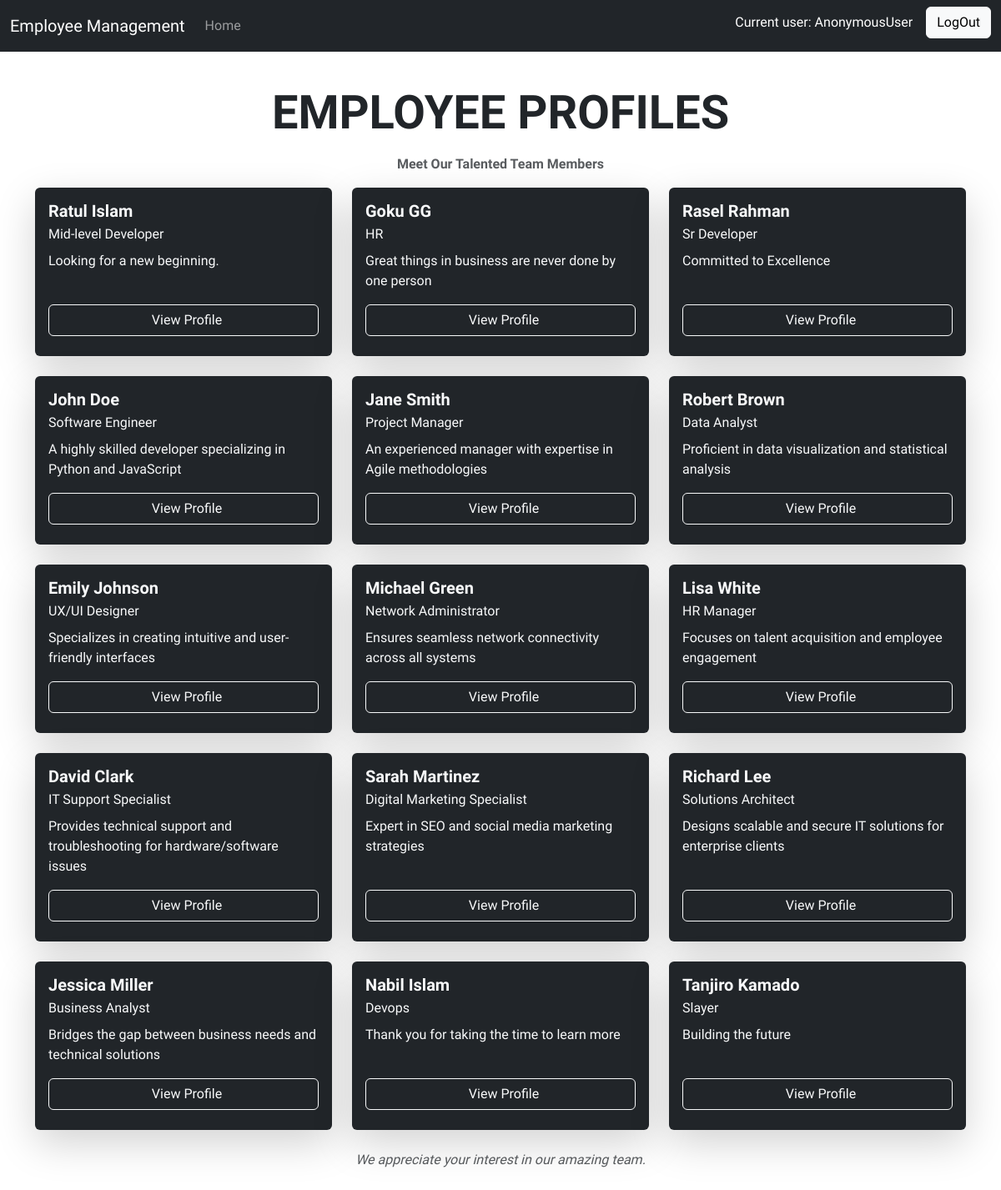
The page /user/ on the database its author committed.
### employees/models.py (models this page shows, shortened)
class Employee(models.Model):
    phone_number_validator = RegexValidator(
        regex=r'^\d{10,15}$',
        message="Phone number must be between 10 and 15 digits and contain only numbers."
    )
    name = models.CharField(max_length=100)
    address = models.TextField()
    phone_number = models.CharField(
        max_length=15,
        unique=True,
        validators=[phone_number_validator]
    )
    salary = models.DecimalField(max_digits=10, decimal_places=2)
    designation = models.CharField(max_length=100)
    short_description = models.TextField()

### employees/views.py (the view)
# urls.py: path('user/', views.user_page, name='user'),
def user_page(request):
    employees = Employee.objects.all()
    return render(request, 'user.html', {'employees': employees})  # Render the user page template, passing the user as context

### employees/templates/user.html (shortened to what this page needs)
{% extends 'base.html' %}
{% block content %}
    <div class="row">
        <div class="col-12 text-center">
            <h1 class="my-3 display-4 fw-bold text-uppercase text-dark">Employee Profiles</h1>
            <p class="fw-bold text-muted">Meet Our Talented Team Members</p>
        </div>
    </div>
    <div class="row">
        {% for employee in employees %}
        <div class="col-sm-12 col-md-6 col-lg-4 d-flex align-items-stretch">
            <div class="card mb-4 shadow-lg border-0 w-100 rounded-lg bg-dark text-light">
                <div class="card-body d-flex flex-column">
                    <div class="mb-3">
                        <h5 class="card-title fw-bold text-light">{{ employee.name }}</h5>
                        <p class="card-subtitle mb-2">{{ employee.designation }}</p>
                        <p class="card-text">{{ employee.short_description }}</p>
                    </div>
                    <div class="mt-auto">
                        <a href="{% url 'profile_page' employee.pk %}" class="btn btn-outline-light w-100 mb-2">
                             View Profile
                        </a>
                    </div>
                </div>
            </div>
        </div>
        {% empty %}
        <div class="col-12">
            <p class="text-center text-light">No employees found.</p>
        </div>
        {% endfor %}
    </div>
     <div class="row mb-2">
        <div class="col-12 text-center">
            <footer class="text-muted">
                <p class=""><i>We appreciate your interest in our amazing team.</i></p>
            </footer>
        </div>
    </div>
{% endblock %}

### templates/base.html (style rules this page uses)
body, h1, h2, h3, p, a, .navbar-brand, .nav-link { font-family: "Oxanium", sans-serif; }

### rows shown on the page
Employee: name "Ratul Islam", designation "Mid-level Developer", short_description "Looking for a new beginning."
Employee: name "Goku GG", designation "HR", short_description "Great things in business are never done by one person"
Employee: name "Rasel Rahman", designation "Sr Developer", short_description "Committed to Excellence"
Employee: name "John Doe", designation "Software Engineer", short_description "A highly skilled developer specializing in Python and JavaScript"
Employee: name "Jane Smith", designation "Project Manager", short_description "An experienced manager with expertise in Agile methodologies"
Employee: name "Robert Brown", designation "Data Analyst", short_description "Proficient in data visualization and statistical analysis"
Employee: name "Emily Johnson", designation "UX/UI Designer", short_description "Specializes in creating intuitive and user-friendly interfaces"
Employee: name "Michael Green", designation "Network Administrator", short_description "Ensures seamless network connectivity across all systems"
Employee: name "Lisa White", designation "HR Manager", short_description "Focuses on talent acquisition and employee engagement"
Employee: name "David Clark", designation "IT Support Specialist", short_description "Provides technical support and troubleshooting for hardware/software issues"
Employee: name "Sarah Martinez", designation "Digital Marketing Specialist", short_description "Expert in SEO and social media marketing strategies"
Employee: name "Richard Lee", designation "Solutions Architect", short_description "Designs scalable and secure IT solutions for enterprise clients"
Employee: name "Jessica Miller", designation "Business Analyst", short_description "Bridges the gap between business needs and technical solutions"
Employee: name "Nabil Islam", designation "Devops", short_description "Thank you for taking the time to learn more"
Employee: name "Tanjiro Kamado", designation "Slayer", short_description "Building the future"

### other values the page prints
{{ request.user }} "AnonymousUser"
